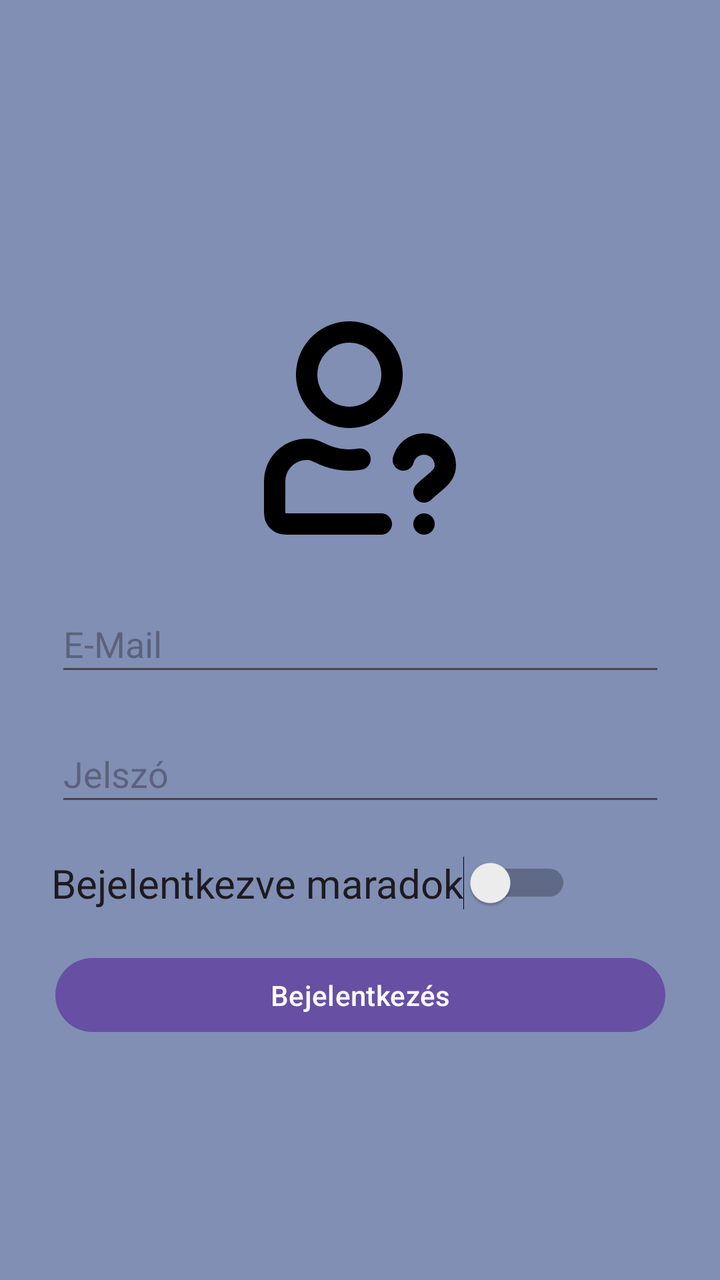
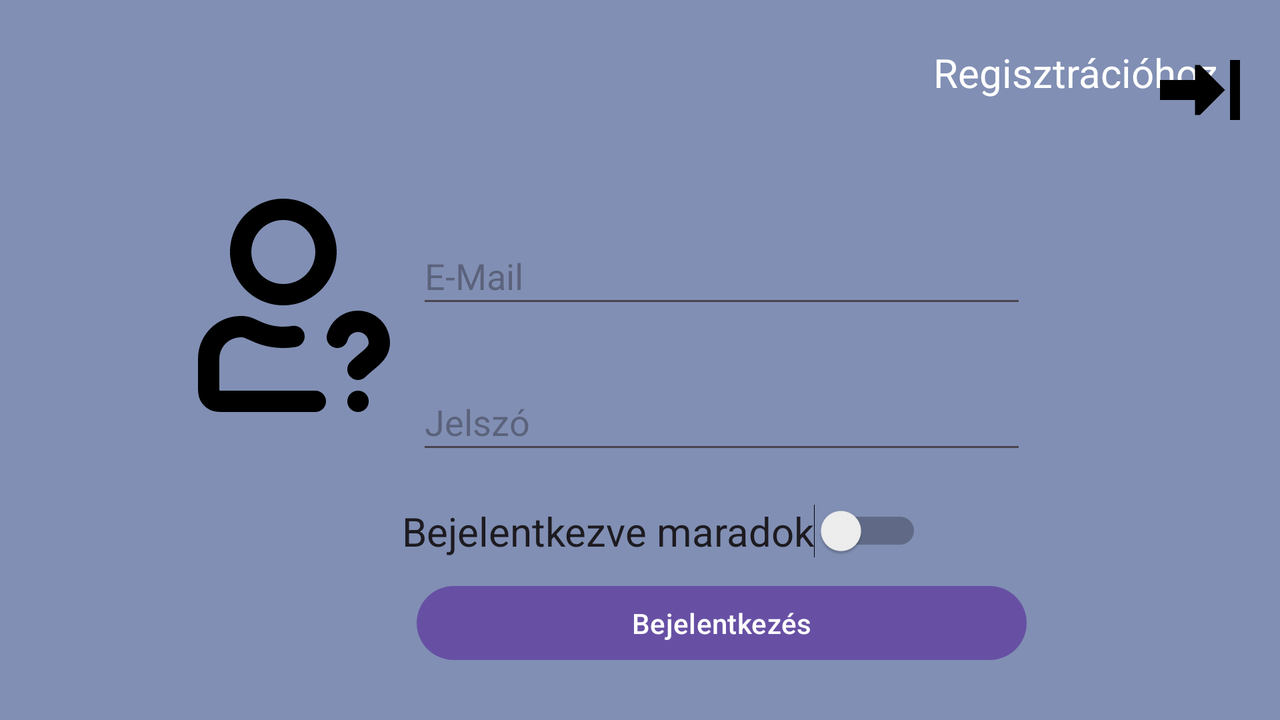

An Android layout and its configuration variant, each rendered on a device that would load it. The default file and the variant file are quoted in full after the pictures.
<!-- AndroidManifest.xml: application theme Theme.Cash_flow -->
<!-- res/layout/login_layout.xml -->
<?xml version="1.0" encoding="utf-8"?>
<androidx.constraintlayout.widget.ConstraintLayout xmlns:android="http://schemas.android.com/apk/res/android"
    xmlns:app="http://schemas.android.com/apk/res-auto"
    xmlns:tools="http://schemas.android.com/tools"
    android:id="@+id/main"
    android:layout_width="match_parent"
    android:layout_height="match_parent"
    android:background="#818FB4"
    tools:context=".MainActivity">

    <ImageView
        android:id="@+id/imageView3"
        android:layout_width="128dp"
        android:layout_height="128dp"
        android:layout_marginTop="150dp"
        app:layout_constraintEnd_toEndOf="parent"
        app:layout_constraintStart_toStartOf="parent"
        app:layout_constraintTop_toTopOf="parent"
        app:srcCompat="@drawable/login_icon_svg" />

    <EditText
        android:id="@+id/email_input"
        android:layout_width="305dp"
        android:layout_height="45dp"
        android:layout_marginTop="20dp"
        android:ems="10"
        android:hint="E-Mail"
        android:inputType="text"
        app:layout_constraintEnd_toEndOf="parent"
        app:layout_constraintStart_toStartOf="parent"
        app:layout_constraintTop_toBottomOf="@+id/imageView3" />

    <EditText
        android:id="@+id/password_input"
        android:layout_width="305dp"
        android:layout_height="45dp"
        android:layout_marginTop="20dp"
        android:ems="10"
        android:hint="Jelszó"
        android:inputType="textPassword"
        app:layout_constraintEnd_toEndOf="parent"
        app:layout_constraintStart_toStartOf="parent"
        app:layout_constraintTop_toBottomOf="@+id/email_input" />

    <Button
        android:id="@+id/login_button"
        android:layout_width="305dp"
        android:layout_height="45dp"
        android:layout_marginTop="20dp"
        android:text="Bejelentkezés"
        app:layout_constraintEnd_toEndOf="parent"
        app:layout_constraintStart_toStartOf="parent"
        app:layout_constraintTop_toBottomOf="@+id/stay_logged_switch" />

    <TextView
        android:id="@+id/textView"
        android:layout_width="wrap_content"
        android:layout_height="40dp"
        android:layout_marginStart="185dp"
        android:layout_marginTop="154dp"
        android:layout_marginEnd="16dp"
        android:layout_marginBottom="16dp"
        android:text="Regisztrációhoz"
        android:textAlignment="viewStart"
        android:textColor="#FFFFFF"
        android:textSize="20sp"
        app:layout_constraintBottom_toBottomOf="parent"
        app:layout_constraintEnd_toStartOf="@+id/switch_to_registration_view"
        app:layout_constraintStart_toStartOf="parent"
        app:layout_constraintTop_toBottomOf="@+id/login_button"
        app:layout_constraintVertical_bias="0.0" />

    <ImageView
        android:id="@+id/switch_to_registration_view"
        android:layout_width="40dp"
        android:layout_height="40dp"
        android:layout_marginStart="16dp"
        android:layout_marginTop="154dp"
        android:layout_marginEnd="16dp"
        android:layout_marginBottom="16dp"
        android:clickable="true"
        app:layout_constraintBottom_toBottomOf="parent"
        app:layout_constraintEnd_toEndOf="parent"
        app:layout_constraintStart_toEndOf="@+id/textView"
        app:layout_constraintTop_toBottomOf="@+id/login_button"
        app:layout_constraintVertical_bias="0.0"
        app:srcCompat="@drawable/back_to_registration_arrow" />

    <Switch
        android:id="@+id/stay_logged_switch"
        android:layout_width="wrap_content"
        android:layout_height="wrap_content"
        android:layout_marginStart="54dp"
        android:layout_marginTop="20dp"
        android:layout_marginEnd="103dp"
        android:layout_marginBottom="20dp"
        android:text="Bejelentkezve maradok"
        android:textSize="20sp"
        app:layout_constraintBottom_toTopOf="@+id/login_button"
        app:layout_constraintEnd_toEndOf="parent"
        app:layout_constraintStart_toStartOf="parent"
        app:layout_constraintTop_toBottomOf="@+id/password_input" />

</androidx.constraintlayout.widget.ConstraintLayout>
<!-- resources referenced by this layout -->
<resources>
  <!-- drawable back_to_registration_arrow (drawable) -->
  <vector xmlns:android="http://schemas.android.com/apk/res/android" android:height="128dp" android:viewportHeight="16" android:viewportWidth="16" android:width="128dp">
        
      <path android:fillColor="#000000" android:pathData="M7,13V10H0L0,6L7,6L7,3L8,3L13,8L8,13H7Z"/>
        
      <path android:fillColor="#000000" android:pathData="M14,14V2L16,2V14H14Z"/>
      
  </vector>
  <!-- drawable login_icon_svg: vector/xml drawable (drawable, 3255 chars, omitted) -->
  <style name="Theme.Cash_flow" parent="Base.Theme.Cash_flow" />
  <style name="Base.Theme.Cash_flow" parent="Theme.Material3.DayNight.NoActionBar">
          
          
      </style>
</resources>
<!-- res/layout-land/login_layout.xml (the repository's variant of the layout above) -->
<!-- drawn on the phone turned sideways -->
<?xml version="1.0" encoding="utf-8"?>
<androidx.constraintlayout.widget.ConstraintLayout xmlns:android="http://schemas.android.com/apk/res/android"
    xmlns:app="http://schemas.android.com/apk/res-auto"
    xmlns:tools="http://schemas.android.com/tools"
    android:id="@+id/main"
    android:layout_width="match_parent"
    android:layout_height="wrap_content"
    android:background="#818FB4"
    tools:context=".MainActivity">

    <TextView
        android:id="@+id/textView"
        android:layout_width="wrap_content"
        android:layout_height="40dp"
        android:layout_marginStart="496dp"
        android:layout_marginTop="10dp"
        android:text="Regisztrációhoz"
        android:textAlignment="viewStart"
        android:textColor="#FFFFFF"
        android:textSize="20sp"
        app:layout_constraintBottom_toBottomOf="parent"
        app:layout_constraintEnd_toStartOf="@+id/switch_to_registration_view"
        app:layout_constraintStart_toStartOf="parent"
        app:layout_constraintTop_toTopOf="parent"
        app:layout_constraintVertical_bias="0.041" />

    <ImageView
        android:id="@+id/switch_to_registration_view"
        android:layout_width="40dp"
        android:layout_height="40dp"
        android:layout_marginTop="25dp"
        android:layout_marginEnd="20dp"
        android:layout_marginBottom="355dp"
        android:clickable="true"
        app:layout_constraintBottom_toBottomOf="parent"
        app:layout_constraintEnd_toEndOf="parent"
        app:layout_constraintTop_toTopOf="parent"
        app:layout_constraintVertical_bias="0.0"
        app:srcCompat="@drawable/back_to_registration_arrow" />

    <EditText
        android:id="@+id/password_input"
        android:layout_width="305dp"
        android:layout_height="45dp"
        android:layout_marginTop="28dp"
        android:ems="10"
        android:hint="Jelszó"
        android:inputType="textPassword"
        app:layout_constraintEnd_toEndOf="parent"
        app:layout_constraintHorizontal_bias="0.622"
        app:layout_constraintStart_toStartOf="parent"
        app:layout_constraintTop_toBottomOf="@+id/email_input" />

    <Switch
        android:id="@+id/stay_logged_switch"
        android:layout_width="wrap_content"
        android:layout_height="wrap_content"
        android:layout_marginStart="54dp"
        android:layout_marginTop="20dp"
        android:layout_marginEnd="103dp"
        android:layout_marginBottom="20dp"
        android:text="Bejelentkezve maradok"
        android:textSize="20sp"
        app:layout_constraintBottom_toTopOf="@+id/login_button"
        app:layout_constraintEnd_toEndOf="parent"
        app:layout_constraintHorizontal_bias="0.659"
        app:layout_constraintStart_toStartOf="parent"
        app:layout_constraintTop_toBottomOf="@+id/password_input" />

    <ImageView
        android:id="@+id/imageView3"
        android:layout_width="128dp"
        android:layout_height="128dp"
        android:layout_marginTop="114dp"
        android:layout_marginBottom="169dp"
        app:layout_constraintBottom_toBottomOf="parent"
        app:layout_constraintEnd_toEndOf="parent"
        app:layout_constraintHorizontal_bias="0.162"
        app:layout_constraintStart_toStartOf="parent"
        app:layout_constraintTop_toTopOf="parent"
        app:srcCompat="@drawable/login_icon_svg" />

    <EditText
        android:id="@+id/email_input"
        android:layout_width="305dp"
        android:layout_height="45dp"
        android:layout_marginTop="114dp"
        android:ems="10"
        android:hint="E-Mail"
        android:inputType="text"
        app:layout_constraintEnd_toEndOf="parent"
        app:layout_constraintHorizontal_bias="0.622"
        app:layout_constraintStart_toStartOf="parent"
        app:layout_constraintTop_toTopOf="parent" />

    <Button
        android:id="@+id/login_button"
        android:layout_width="305dp"
        android:layout_height="45dp"
        android:layout_marginTop="10dp"
        android:text="Bejelentkezés"
        app:layout_constraintEnd_toEndOf="parent"
        app:layout_constraintHorizontal_bias="0.622"
        app:layout_constraintStart_toStartOf="parent"
        app:layout_constraintTop_toBottomOf="@+id/stay_logged_switch" />

</androidx.constraintlayout.widget.ConstraintLayout>
